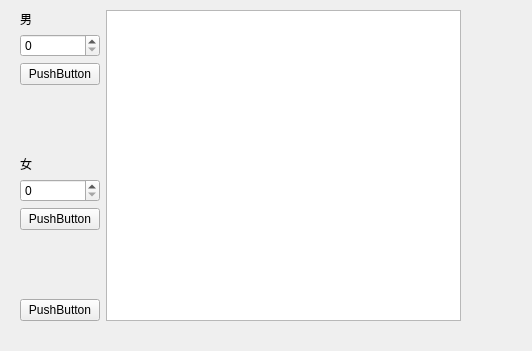
<?xml version="1.0" encoding="UTF-8"?>
<ui version="4.0">
 <class>ExWidget</class>
 <widget class="QWidget" name="ExWidget">
  <property name="geometry">
   <rect>
    <x>0</x>
    <y>0</y>
    <width>532</width>
    <height>351</height>
   </rect>
  </property>
  <property name="windowTitle">
   <string>Form</string>
  </property>
  <widget class="QWidget" name="widget" native="true">
   <property name="geometry">
    <rect>
     <x>20</x>
     <y>10</y>
     <width>441</width>
     <height>311</height>
    </rect>
   </property>
   <layout class="QGridLayout" name="gridLayout">
    <item row="4" column="0">
     <widget class="QLabel" name="label_2">
      <property name="text">
       <string>女</string>
      </property>
     </widget>
    </item>
    <item row="3" column="0">
     <spacer name="verticalSpacer">
      <property name="orientation">
       <enum>Qt::Vertical</enum>
      </property>
      <property name="sizeHint" stdset="0">
       <size>
        <width>20</width>
        <height>40</height>
       </size>
      </property>
     </spacer>
    </item>
    <item row="6" column="0">
     <widget class="QPushButton" name="btnGirlAdd">
      <property name="text">
       <string>PushButton</string>
      </property>
     </widget>
    </item>
    <item row="1" column="0">
     <widget class="QSpinBox" name="spinBoy"/>
    </item>
    <item row="8" column="0">
     <widget class="QPushButton" name="btnClear">
      <property name="text">
       <string>PushButton</string>
      </property>
     </widget>
    </item>
    <item row="7" column="0">
     <spacer name="verticalSpacer_2">
      <property name="orientation">
       <enum>Qt::Vertical</enum>
      </property>
      <property name="sizeHint" stdset="0">
       <size>
        <width>20</width>
        <height>40</height>
       </size>
      </property>
     </spacer>
    </item>
    <item row="2" column="0">
     <widget class="QPushButton" name="btnBoyAdd">
      <property name="text">
       <string>PushButton</string>
      </property>
     </widget>
    </item>
    <item row="0" column="0">
     <widget class="QLabel" name="label">
      <property name="text">
       <string>男</string>
      </property>
     </widget>
    </item>
    <item row="5" column="0">
     <widget class="QSpinBox" name="spinGirl"/>
    </item>
    <item row="0" column="1" rowspan="9">
     <widget class="QTextEdit" name="textEdit"/>
    </item>
   </layout>
  </widget>
 </widget>
 <resources/>
 <connections/>
</ui>
